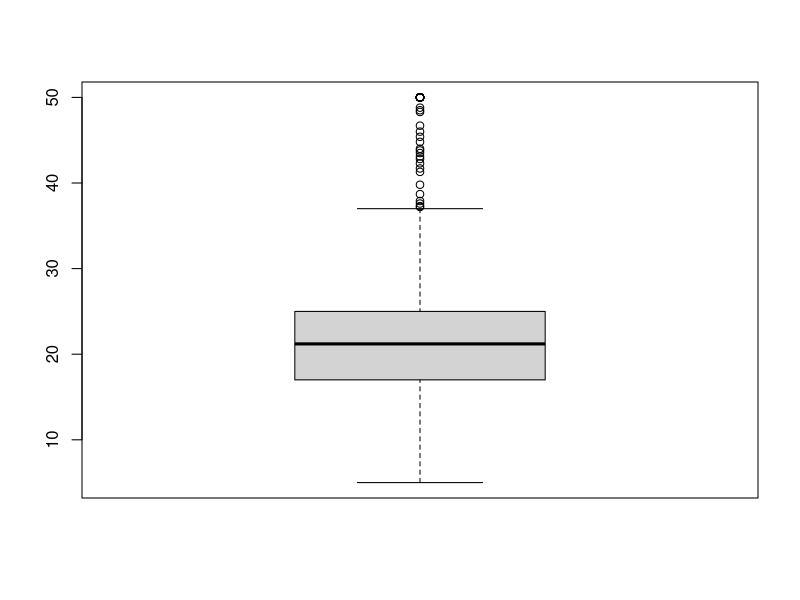

Write the R code that produced this figure.
## ---- chunk 1
library(mlbench)
library(tidyverse)
data(BostonHousing2)
## ---- chunk 2
# Step 1: Find Q1, Q3, and the IQR
quarts <- quantile(BostonHousing2$crim, probs = c(0.25, 0.75))
iqr <- quarts[2] - quarts[1]

# Step 2: Find the bounds
ub <- quarts[2] + 1.5 * iqr
lb <- quarts[1] - 1.5 * iqr

# Step 3: Show the outliers
inds <- which(BostonHousing2$crim < lb | BostonHousing2$crim > ub)
BostonHousing2 |> slice(inds) #|>  head(3)
## ---- chunk 3
# Converting code above into a function:
outliers <- function(var){
  # Step 1: Find Q1, Q3, and the IQR
  quarts <- quantile(BostonHousing2[[var]], probs = c(0.25, 0.75)) # you can change the values inside c() to change the range
  iqr <- quarts[2] - quarts[1]

  # Step 2: Find the bounds
  ub <- quarts[2] + 1.5 * iqr
  lb <- quarts[1] - 1.5 * iqr

  # Step 3: Show the outliers
  inds <- which(BostonHousing2[[var]]< lb | BostonHousing2[[var]] > ub)
  return(BostonHousing2 |> slice(inds) |>  head(3))
}

outliers("medv")
# outliers(5) <- you can also use this to specify what column you want to access in the df
## ---- chunk 4
outliers <- function(var){
  quarts <- quantile(var, probs = c(0.25, 0.75))
  iqr <- quarts[2] - quarts[1]

  ub <- quarts[2] + 1.5 * iqr
  lb <- quarts[1] - 1.5 * iqr

  return(inds <- which(var < lb | var > ub))
}

BostonHousing2 |>
  select(medv, crim, zn, indus) |>
  map(outliers)
## ---- chunk 5
boxplotter <- function(var){
  graphics::boxplot(var)
}

boxplotter(BostonHousing2$medv)
## ---- chunk 6
top3 <- function(var){
  BostonHousing2 |>
    arrange(desc(.data[[var]])) |>
    head(3)
}

top3("medv")
top3("crim")
